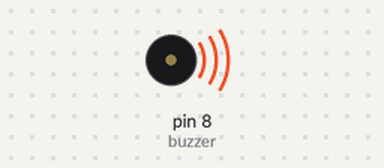
Simulated run of this sketch. Board: Arduino Uno, built with avr-gcc and run on an emulated ATmega328P. Shown: buzzer (waves = sounding).

Above: at 0.1 s.
Timing chart, 0 to 1.6 s (numbered marks = the images above):
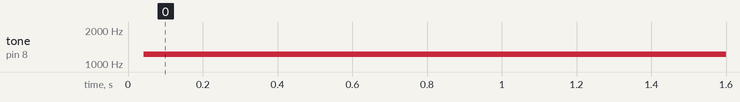

Measured:
- by itself, tone on pin 8 (buzzer): silent → 1221 Hz at 0.04 s

The sketch:

Buzzer_Passive.ino
```cpp
// Project: Passive Buzzer
// Developer: Chidi Usanga
// Date: March 31, 2020

#include <pitches.h>

int buzzer = 8;           // Assign buzzer to pin 8.
int buzzFreq = 1;         // Set the frequency of the buzz (in ms);
int buzzFreqMicro = 405;    // Set the frequency of the buzz (in Microsec.)


void setup() {
  pinMode(buzzer, OUTPUT);  // Set the buzzer as an Output.

}

void loop() {
  digitalWrite(buzzer, HIGH);
  delayMicroseconds(buzzFreqMicro);
  digitalWrite(buzzer, LOW);
  delayMicroseconds(buzzFreqMicro);
}
```
